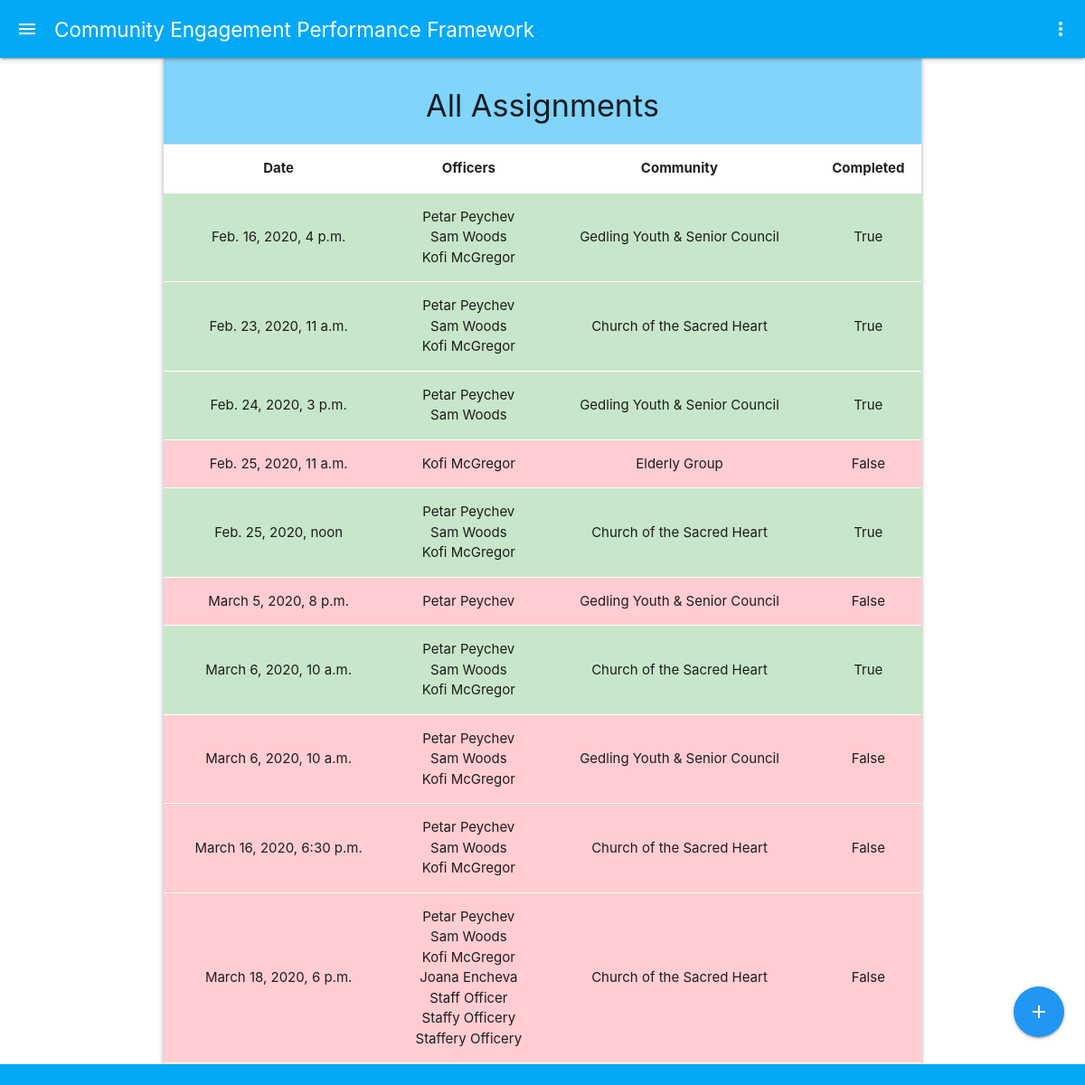
Before: /assignments (signed in) with the older database file.
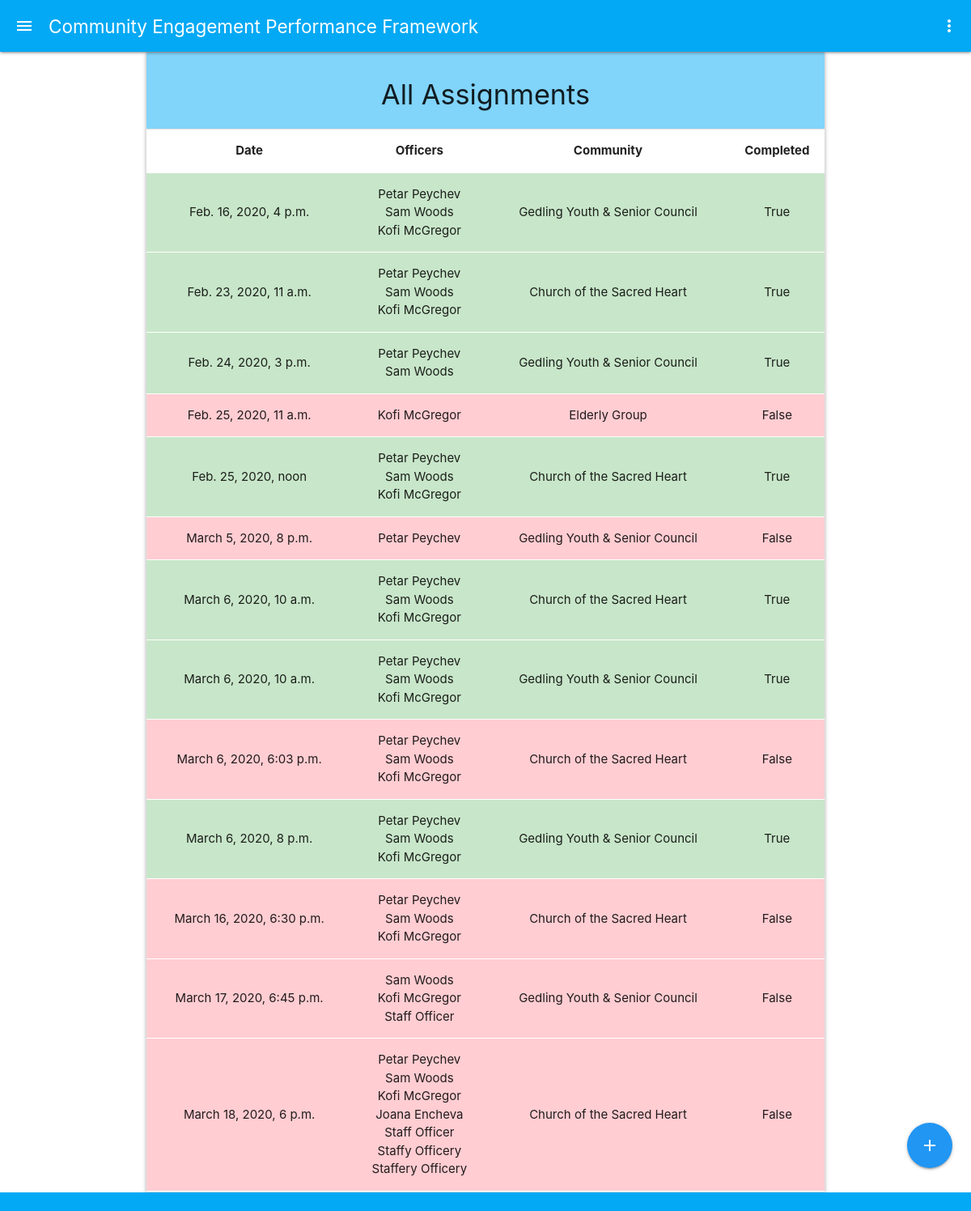
After: the same page with the newer database file.
### cepf/models.py (models this page shows, shortened)
class Appointment(models.Model):
    date = models.DateTimeField()
    officers = models.ManyToManyField(Officer)
    community = models.ForeignKey(Community, on_delete=models.CASCADE)
    is_completed = models.BooleanField(default=False)
    feedback = models.ForeignKey(Feedback, on_delete=models.SET_NULL, null=True)
    notes = models.TextField(default='')
    class Meta:
        db_table= 'Appointment'
        verbose_name_plural = 'Appointment'

class Officer(AbstractUser):
    class Meta:
        db_table = 'Officer'
        verbose_name_plural = 'Officer'

class Community(models.Model):
    name = models.CharField(max_length=50)
    type = models.CharField(max_length=50)
    location = models.CharField(max_length=100)
    communication_channel = models.CharField(max_length=50)
    engagement_period = models.CharField(max_length=5)
    engagement_period_multipler = models.IntegerField()
    class Meta:
        db_table = 'Community'
        verbose_name_plural = 'Community'

### cepf/views.py (the view)
# urls.py: path('assignments', views.assignments, name='assignments'),
@login_required(login_url='/auth/login/')
@staff_member_required
def assignments(request):
    items = Appointment.objects.all().order_by('date')
    return render(request, 'assignments.html', {'items': items})

### templates/assignments.html (shortened to what this page needs)
{% extends 'base.html' %}
{% load static %}
{% block head %}
<link rel="stylesheet" href="{% static 'css/assignments.css' %}">
{% endblock %}
{% block content %}
<main>
        <div class="container">
                <ul class="collapsible collection with-header">
                        <li class="collection-header light-blue lighten-3">
                                <h4 class="center-align">
                                        All Assignments
                                </h4>
                        </li>
                        <li class="scrollable">
                                <table class="striped centered">
                                        <thead>
                                                <tr>
                                                <th>Date</th>
                                                <th>Officers</th>
                                                <th>Community</th>
                                                <th>Completed</th>
                                                </tr>
                                        </thead>
                                        <tbody>
                                                {% for item in items %}
                                                {% if item.is_completed %}
                                                <tr style="background-color: #c8e6c9;">
                                                {% else %}
                                                <tr style="background-color: #ffcdd2;">
                                                {% endif %}
                                                        <td>{{ item.date }}</td>
                                                        <td>
                                                                {% for officer in item.officers.all %}
                                                                {{ officer.first_name }} {{ officer.last_name }} <br>
                                                                {% endfor %}
                                                        </td>
                                                        <td>{{ item.community.name }}</td>
                                                        <td>{{ item.is_completed }}</td>
                                                </tr>
                                                {% endfor %}
                                        </tbody>
                                </table>
                        </li>
                </ul>
        </div>
        <div class="fixed-action-btn">
                <a href="{% url 'assign' %}" class="btn-floating blue btn-large" id="add-button">
                <i class="material-icons">add</i>
                </a>
        </div>
</main>
{% endblock %}

### templates/base.html (shortened to what this page needs)
<!DOCTYPE html>
<html>
{% load pwa %}
{% load static %}
<head>
        <link rel="stylesheet" href="https://cdnjs.cloudflare.com/ajax/libs/materialize/1.0.0/css/materialize.min.css">
        <link rel="stylesheet" href="{% static 'css/base.css' %}">
        {% block head %}
        {% endblock %}
</head>
<body>
        {% block header %}
        <header>
                <div class="navbar-fixed">
                <nav>
                        <div class="nav-wrapper light-blue">
                                <a href="" data-target="slide-out" class="sidenav-trigger show-on-large"><i class="material-icons">menu</i></a>
                                <h4 class="header long-header">Community Engagement Performance Framework</h4>
                                <ul class="right">
                                        <li><a class="dropdown-trigger" href="#!" data-target="dropdown1"><i class="material-icons">more_vert</i></a></li>
                                </ul>
                        </div>
                </nav>
                </div>
        </header>
        {% endblock %}
	{% block content %}
        {% endblock %}
        <footer>
                <div class="z-depth-0 light-blue"></div>
        </footer>
</body>
</html>

### static/css/base.css (style rules this page uses)
main { margin-top: 30px; margin-bottom: 23px; }
footer div { height: 23px; }
footer { position: fixed; bottom: 0; width: 100%; }
.scrollable { overflow: auto !important; }
.header { font-size: 1.5rem; margin: 0; display: inline; vertical-align: middle; padding-bottom: 5px; }

### static/css/assignments.css (style rules this page uses)
#add-button { bottom: 30px; }
main { margin-top: 0px; }
.collapsible { margin-top: 0px; }
tr { border-bottom: 1px solid white !important; }

Changed rows visible on the page:
changed Appointment (number 8 of 13 on the later page): is_completed "False" → "True"
added Appointment: date "March 6, 2020, 6:03 p.m.", community.name "Church of the Sacred Heart", is_completed "False", Officer (first_name "Petar", last_name "Peychev"), Officer (first_name "Sam", last_name "Woods"), Officer (first_name "Kofi", last_name "McGregor")
added Appointment: date "March 6, 2020, 8 p.m.", community.name "Gedling Youth & Senior Council", is_completed "True", Officer (first_name "Petar", last_name "Peychev"), Officer (first_name "Sam", last_name "Woods"), Officer (first_name "Kofi", last_name "McGregor")
added Appointment: date "March 17, 2020, 6:45 p.m.", community.name "Gedling Youth & Senior Council", is_completed "False", Officer (first_name "Sam", last_name "Woods"), Officer (first_name "Kofi", last_name "McGregor"), Officer (first_name "Staff", last_name "Officer")
